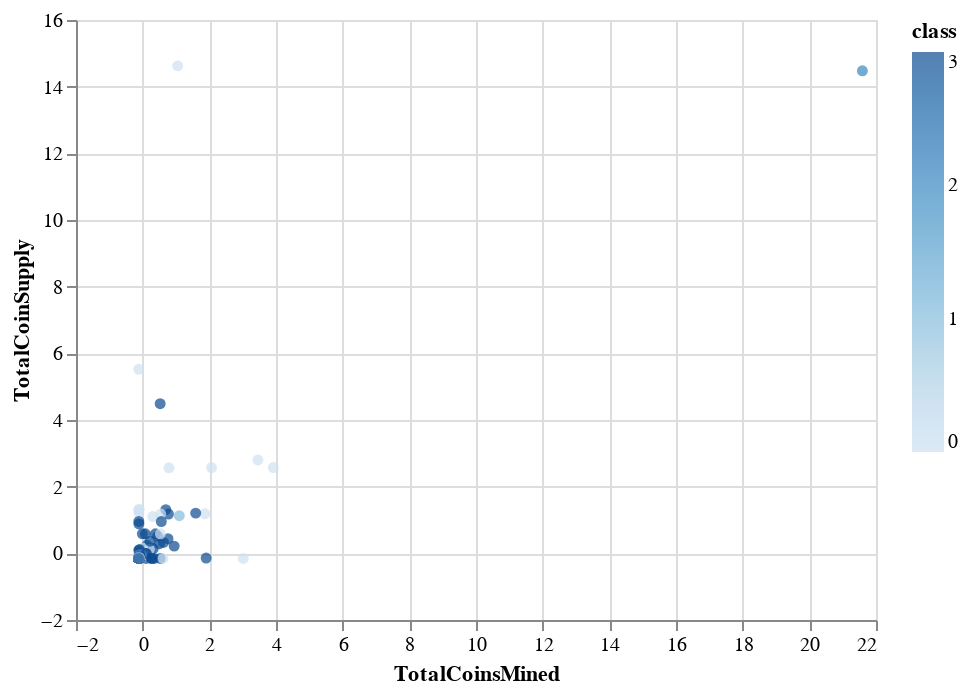

Notebook source saved alongside this figure:
### Code cell
alt.Chart(clustered_df).mark_circle(size=30).encode(
    x='TotalCoinsMined',
    y='TotalCoinSupply',
    color='class',
    tooltip=["CoinName", "Algorithm", "TotalCoinsMined", "TotalCoinSupply"]
).interactive()

### Figure 1 — Vega-Lite specification as saved in the notebook (floating-point values rounded to 4 significant figures; data arrays with more than 128 entries replaced by an {"elided": "..."} marker saying what was removed)
{"config": {"view": {"continuousWidth": 400, "continuousHeight": 300}}, "data": {"name": "data-4acacf6602f757a4e2fff36ab918bac8"}, "mark": {"type": "circle", "size": 30}, "encoding": {"color": {"field": "class", "type": "quantitative"}, "tooltip": [{"field": "CoinName", "type": "nominal"}, {"field": "Algorithm", "type": "nominal"}, {"field": "TotalCoinsMined", "type": "quantitative"}, {"field": "TotalCoinSupply", "type": "quantitative"}], "x": {"field": "TotalCoinsMined", "type": "quantitative"}, "y": {"field": "TotalCoinSupply", "type": "quantitative"}}, "selection": {"selector019": {"type": "interval", "bind": "scales", "encodings": ["x", "y"]}}, "$schema": "https://vega.github.io/schema/vega-lite/v4.17.0.json", "datasets": {"data-4acacf6602f757a4e2fff36ab918bac8": {"elided": "532 records"}}}
